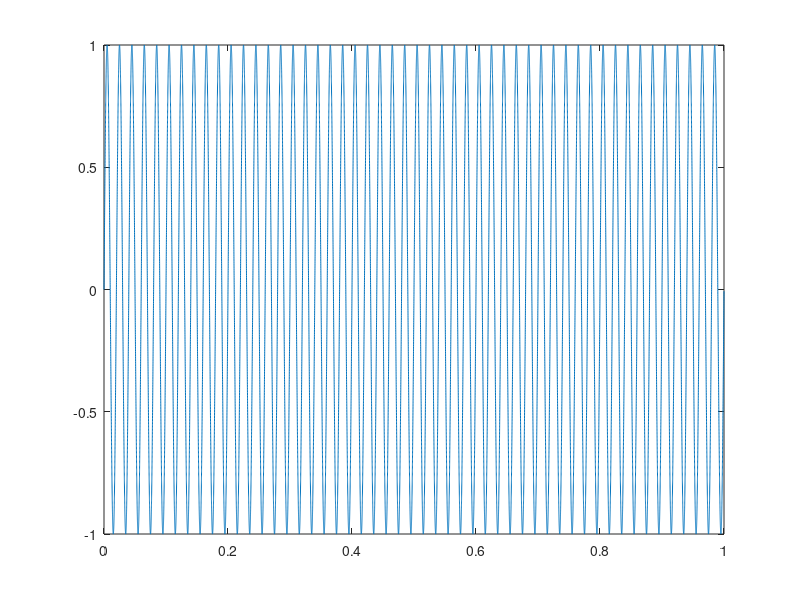
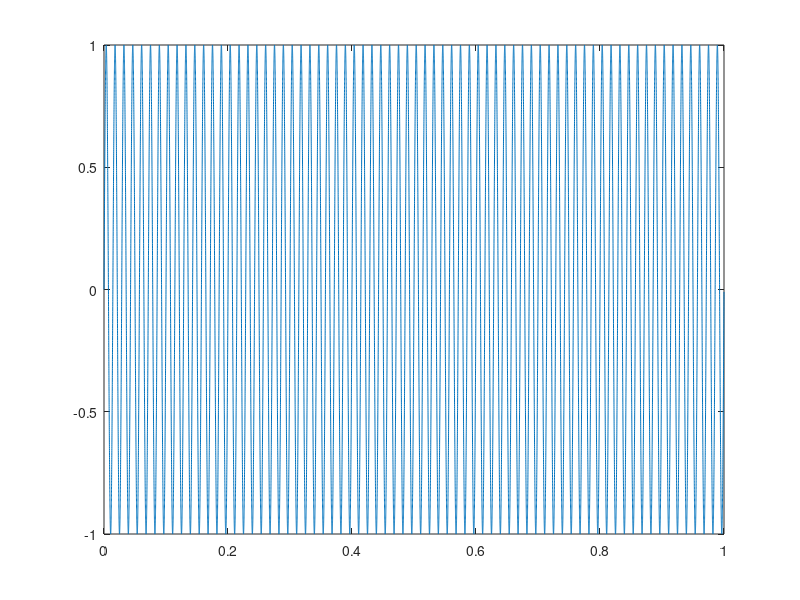
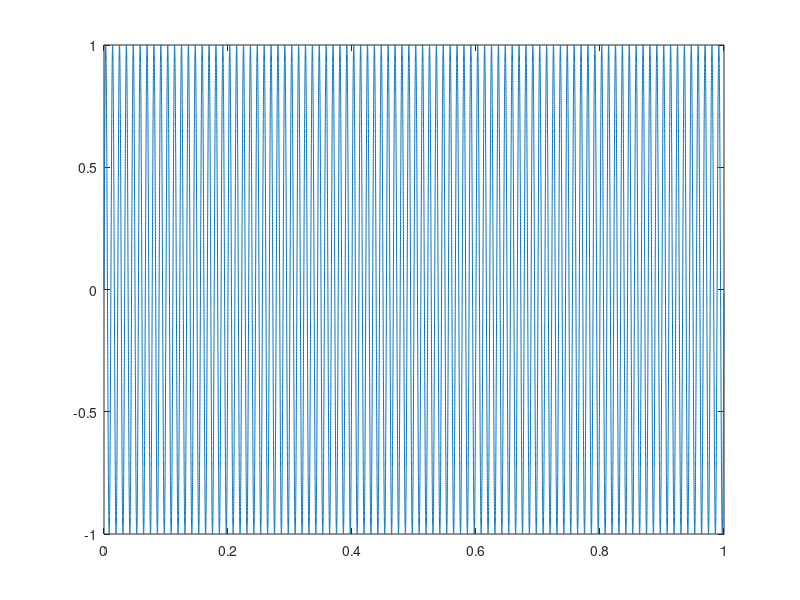
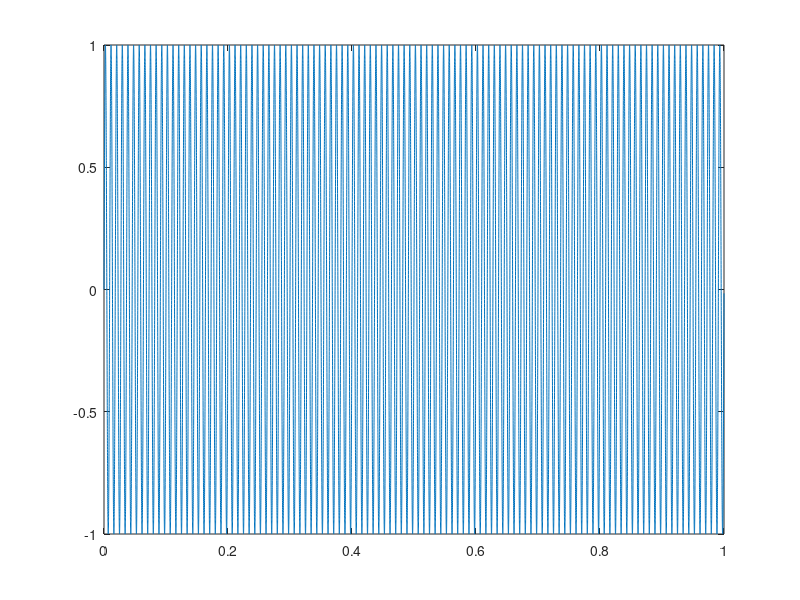

These charts were generated, in order, by the following MATLAB code: (Note: this script raises an error after producing the figures.)
clc;
close all;
fs=44100;                      
dt = 1/fs;                     
ST = 1; %Stop Time
t = (0:dt:ST-dt)';

%Part A i):
% Analysis of 10 harmonics starting with 
%f=50Hz with an interval of 20Hz.

g1=sin(2*pi*50*t);
plot(t,g1);
figure;
g2=sin(2*pi*70*t);
plot(t,g2);
figure;
g3=sin(2*pi*90*t);
plot(t,g3);
figure;
g4=sin(2*pi*110*t);
plot(t,g4);
figure;
g5=sin(2*pi*130*t);
plot(t,g5);
figure;
g6=sin(2*pi*150*t);
plot(t,g6);
figure;
g7=sin(2*pi*170*t);
plot(t,g7);
figure;
g8=sin(2*pi*190*t);
plot(t,g8);
figure;
g9=sin(2*pi*210*t);
plot(t,g9);
figure;
g10=sin(2*pi*230*t);
plot(t,g10);


%The part A i) was for plotting the graphs 
%This is part A ii) where we listen to the harmonics.

disp("Playing Sound 1")
soundsc(g1,fs);
pause;
disp("Playing Sound 2")
soundsc(g2,fs);
pause;
disp("Playing Sound 3")
soundsc(g3,fs);
pause;
disp("Playing Sound 4")
soundsc(g4,fs);
pause;
disp("Playing Sound 5")
soundsc(g5,fs);
pause;
disp("Playing Sound 6")
soundsc(g6,fs);
pause;
disp("Playing Sound 7")
soundsc(g7,fs);
pause;
disp("Playing Sound 8")
soundsc(g8,fs);
pause;
disp("Playing Sound 9")
soundsc(g9,fs);
pause;
disp("Playing Sound 10")
soundsc(g10,fs);
pause;

%Part A iii):
%Here, we combine all the graphs for different harmonics to get a single
%graph.


g=g1+g2+g3+g4+g5+g6+g7+g8+g9+g10;
plot(t,g);
figure;

%Part B:
%Here, we start with using fftshift function of Matlab. fftshift swaps the
%values of left and right halves of the vector in a x-y graph. Here, the
%vector is g. 

ft=fftshift(fft(g));
t = (0:dt:ST-dt)';
N = size(t,1);
dF = fs/N;                     
f = -fs/2:dF:fs/2-dF;
plot(f,abs(ft));

%Analyzing the sound of Airplane Landing:
disp("Playing Cat Meow Sound")
xlim([-250 250]) % This sets the limit for the x-axis.
[als,fs]=audioread('Cat_Meow_2-Cat_Stevens.mp3');
left=als(1:N,1);
partb = fftshift(fft(left));
figure(13);
plot(f,abs(partb)/N);
xlim([-7000 7000])
soundsc(left,fs)
pause;

%Analyzing my own voice clip
disp("Playing My Voice Clip")
[mvs,fs]=audioread('DSP_Lab_3_file.m4a');
left=mvs(1:N,1);
partb = fftshift(fft(left));
soundsc(left,fs);
figure(14);
plot(f,abs(partb)/N);
xlim([-4000 4000])
pause;